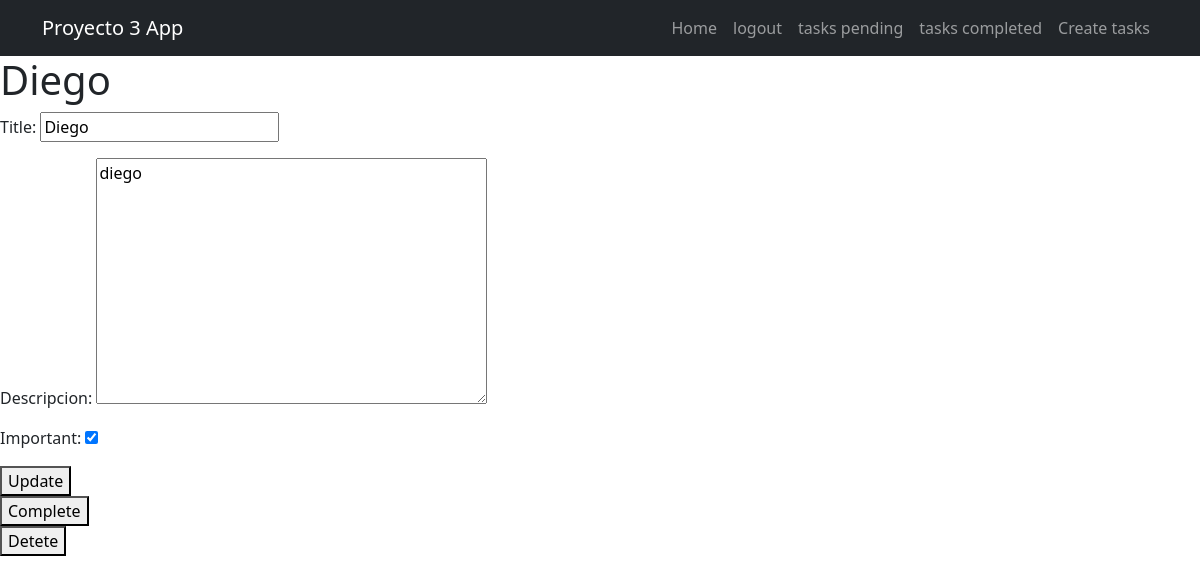
Page /tasks/7/ (signed in) on the committed database.
### tasks/models.py (models this page shows, shortened)
class Task(models.Model):
    title = models.CharField(max_length=100)
    descripcion = models.TextField(blank=True)
    created = models.DateTimeField(auto_now_add=True)
    detacompleted = models.DateTimeField(null=True)
    important = models.BooleanField(default=False)
    user = models.ForeignKey(User, on_delete=models.CASCADE)

### tasks/views.py (the view, shortened to what this page needs)
# urls.py: path('tasks/<int:task_id>/', views.task_detail, name='task_datail'),
@login_required
def task_detail(request, task_id):
    if request.method == 'GET':
        task = get_object_or_404(Task, pk=task_id, user=request.user)
        form = TasksForm(instance=task)
        return render(request, 'task_detail.html', {'task': task,'form': form})

### tasks/forms.py
class TasksForm(ModelForm):
    class Meta:
        model = Task
        fields = ['title', 'descripcion', 'important']

### tasks/templates/task_detail.html (shortened to what this page needs)
{% extends 'base.html' %}
{% block content %}
    <h1>{{task.title}}</h1>
    <form method="POST">
        {{form.as_p}}
        <button>
            Update
        </button>
    </form>
    <form action="{% url 'complete_task' task.id %}" method="POST">
        <button>
            Complete
        </button>
    </form>
    <form action="{% url 'delete_task' task.id %}" method="POST">
        <button>
            Detete
        </button>
    </form>
{% endblock  %}

### rows in the picture
Task: title "Diego", descripcion "diego", important "☑"
